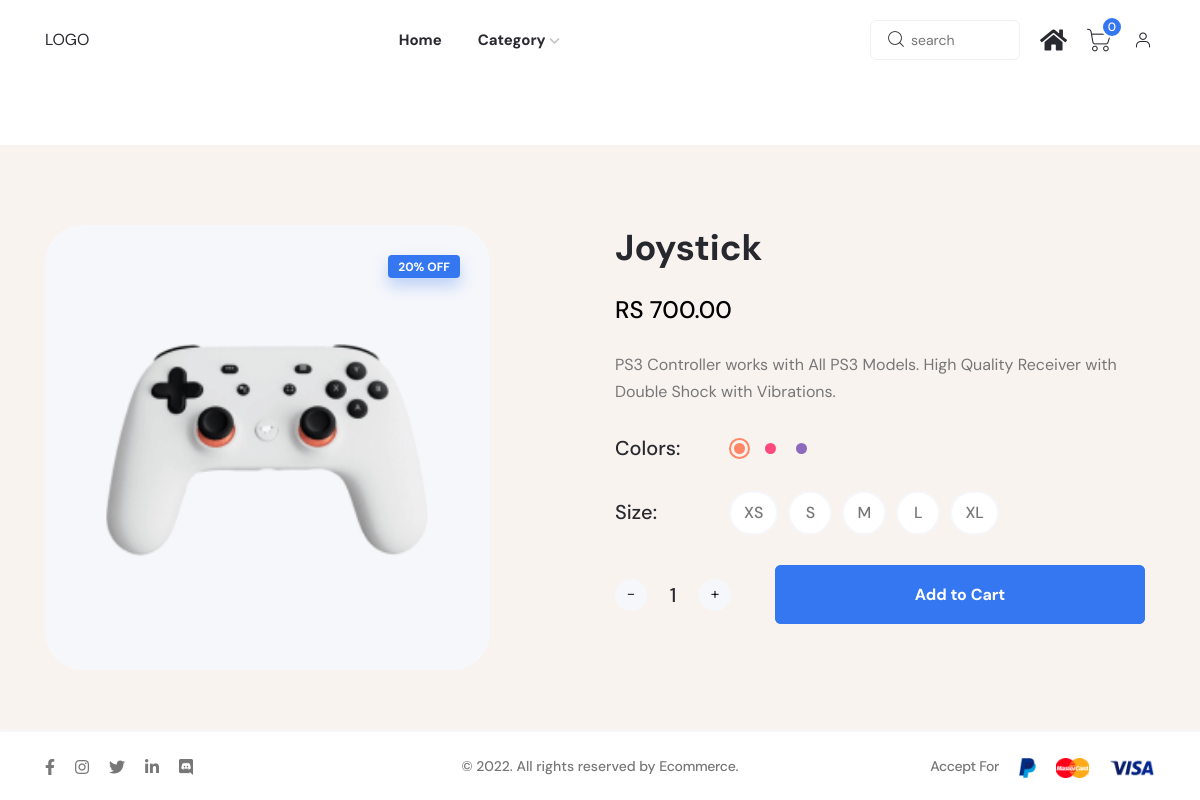
/product/1/ (signed in), run on the app's committed database.
### shopapp/models.py (models this page shows, shortened)
class Product(models.Model):
    title=models.CharField(max_length=255)
    description=models.TextField()
    unit_price=models.DecimalField(max_digits=8 , decimal_places=2 )
    inventory=models.IntegerField()
    last_update=models.DateTimeField(auto_now=True)
    collection=models.ForeignKey(Collection, on_delete=models.PROTECT)
    promotions=models.ManyToManyField(Promotion , blank=True)
    offer=models.IntegerField(blank=True, null=True)
    oldPrice=models.DecimalField(max_digits=8 , decimal_places=2,blank=True, null=True)
    img = models.ImageField(upload_to=filepath, blank=True)

### shopapp/views.py (the view)
# urls.py: path('product/<int:id>/', views.product_detail,name="product"),
@login_required
def product_detail(request, id):
    product=Product.objects.get(pk=id)
    user=request.user
    customer=Customer.objects.get(user=user)
    cart=Cart.objects.get(customer=customer)
    cartItems=CartItem.objects.filter(cart=cart).count()
    context={
        "product":product,
        "cartCount":cartItems,
    }
    return render(request,"product_details.html", context)

### shopapp/context_processors.py (called while the page is built)
def CollectionContext(request):
    collection=Collection.objects.all()
    return {"collection": collection}

def CurrencyContext(request):
    return {"currency":"RS"}

### shopapp/templates/product_details.html (shortened to what this page needs)
{% extends 'base.html' %}
{% block content %}
    <main class="main-wrapper">
        <div class="axil-single-product-area bg-color-white">
            <div class="single-product-thumb axil-section-gap pb--20 pb_sm--0 bg-vista-white">
                <div class="container">
                    <div class="row">
                        <div class="col-lg-6 mb--40">
                            <div class="row">
                                <div class="col-lg-10 order-lg-2">
                                    <div class="single-product-thumbnail-wrap zoom-gallery">
                                        <div class="product-large-thumbnail single-product-thumbnail axil-product">
                                            <div class="thumbnail">
                                                <a href="{{product.img.url}}" class="popup-zoom">
                                                    <img src="{{product.img.url}}" alt="Product Images">
                                                </a>
                                            </div>
                                        </div>
                                        <div class="label-block">
                                            <div class="product-badget">20% OFF</div>
                                        </div>
                                    </div>
                                </div>
                            </div>
                        </div>
                        <div class="col-lg-6 mb--40">
                            <div class="single-product-content">
                                <div class="inner">
                                    <h2 class="product-title">{{product.title}}</h2>
                                    <span class="price-amount">{{currency}} {{product.unit_price}}</span>
                                    <p class="description">{{product.description}}</p>
                                    <div class="product-variations-wrapper">
                                        <div class="product-variation">
                                            <h6 class="title">Colors:</h6>
                                            <div class="color-variant-wrapper">
                                                <ul class="color-variant mt--0">
                                                    <li class="color-extra-01 active"><span><span class="color"></span></span>
                                                    </li>
                                                    <li class="color-extra-02"><span><span class="color"></span></span>
                                                    </li>
                                                    <li class="color-extra-03"><span><span class="color"></span></span>
                                                    </li>
                                                </ul>
                                            </div>
                                        </div>
                                        <div class="product-variation product-size-variation">
                                            <h6 class="title">Size:</h6>
                                            <ul class="range-variant">
                                                <li>xs</li>
                                                <li>s</li>
                                                <li>m</li>
                                                <li>l</li>
                                                <li>xl</li>
                                            </ul>
                                        </div>
                                    </div>
                                    <form action="{% url 'addToCart' %}" method="post">
                                    <div class="product-action-wrapper d-flex-center">
                                        <div class="pro-qty mr--20"><input type="text" value="1" id="quantity"
                                            name="quantity" class="product-count" ></div>
                                        <ul class="product-action d-flex-center mb--0">
                                            <li class="add-to-cart"><button type="submit" class="axil-btn btn-bg-primary cartit">Add to Cart</button></li>
                                        </ul>
                                    </div>
                                </form>
                                </div>
                            </div>
                        </div>
                    </div>
                </div>
            </div>
        </div>
    </main>
{% endblock content %}

### data on the page
Product: img (picture), title "Joystick", unit_price "700.00", description "PS3 Controller works with All PS3 Models. High Quality Receiver with Double Shock with Vibrations."

### other printed values
{{ cartCount }} "0"
{{ currency }} "RS"
